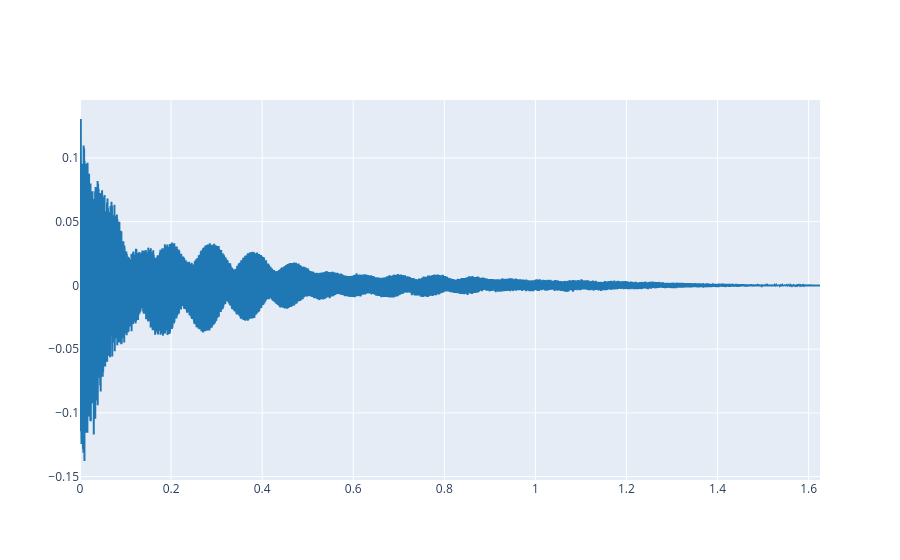

The notebook cell this image was saved under:
### Markdown cell above
First upload your reference signal and plot the first seconds of it.

### Code cell
filepath = "./audio/Guitar-string-plucked-at-headstock.wav"
ref, fs = load_audio(filepath)
ipd.Audio(ref, rate=fs)

plot_signals(ref, fs)

### Figure 1 — Plotly figure (JSON) as saved in the notebook; plotly's stock layout.template omitted (floating-point values rounded to 4 significant figures; data arrays with more than 128 entries replaced by an {"elided": "..."} marker saying what was removed)
{"data": [{"line": {"color": "#1f77b4", "shape": "linear"}, "mode": "lines", "name": "audio signal 0", "type": "scatter", "x": {"elided": "71663 float values"}, "y": {"elided": "71663 float values"}}], "layout": {}}
